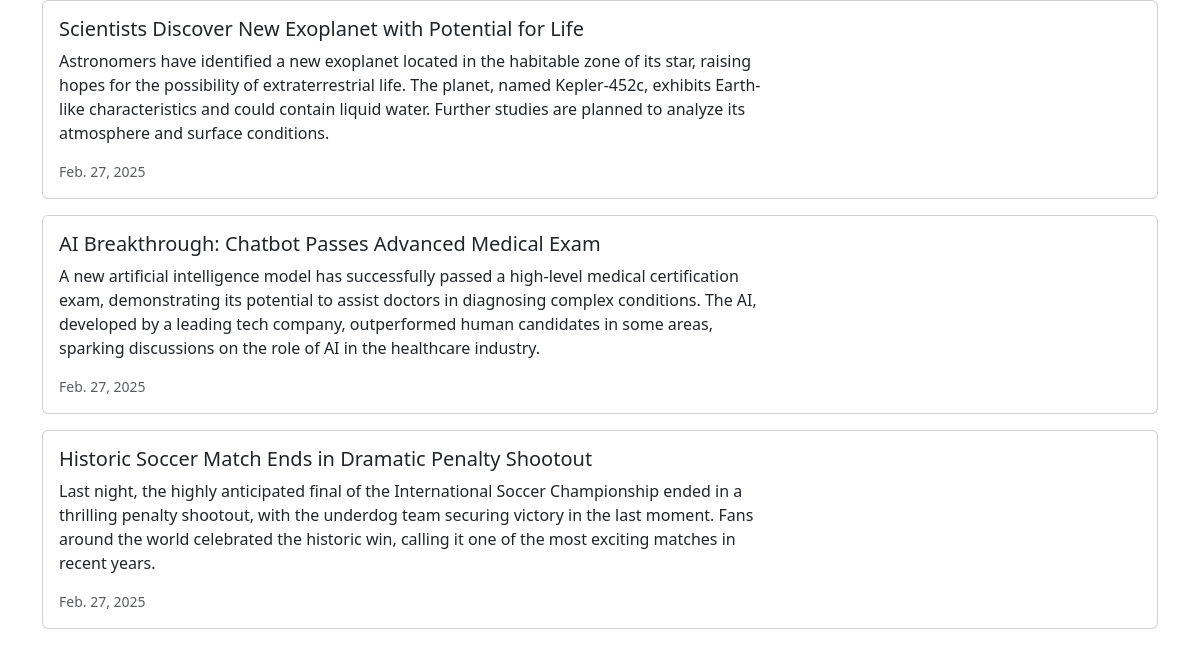
Page /news/ on the committed database.
### news/models.py (models this page shows, shortened)
class News(models.Model):
    headline = models.CharField(max_length=200)
    body = models.TextField()
    date = models.DateField()

### news/views.py (the view)
# urls.py: path('news/', include('news.urls')),
def news(request):
    newss = News.objects.all().order_by('-date')
    return render(request, 'news.html', {'newss': newss})

### news/templates/news.html (shortened to what this page needs)
<head>
    <link href="https://cdn.jsdelivr.net/npm/bootstrap@5.3.3/dist/css/bootstrap.min.css" rel="stylesheet">
</head>
<div class="container">
    {% for news in newss %}
    <div class="card mb-3">
        <div class="row g-0">
            <div class="col-md-8">
                <div class="card-body">
                    <h5 class="card-title">{{ news.headline }}</h5>
                    <p class="card-text">{{ news.body }}</p>
                    <p class="card-text"><small class="text-muted">{{ news.date }}</small></p>
                </div>
            </div>
        </div>
    </div>
    {% endfor %}
</div>

### rows in the picture
News: headline "Scientists Discover New Exoplanet with Potential for Life", body "Astronomers have identified a new exoplanet located in the habitable zone of its star, raising hopes for the possibility of extraterrestrial life. The planet, named Kepler-452c, exhibits Earth-like characteristics and could contain liquid water. Further studies are planned to analyze its atmosphere and surface conditions.", date "Feb. 27, 2025"
News: headline "AI Breakthrough: Chatbot Passes Advanced Medical Exam", body "A new artificial intelligence model has successfully passed a high-level medical certification exam, demonstrating its potential to assist doctors in diagnosing complex conditions. The AI, developed by a leading tech company, outperformed human candidates in some areas, sparking discussions on the role of AI in the healthcare industry.", date "Feb. 27, 2025"
News: headline "Historic Soccer Match Ends in Dramatic Penalty Shootout", body "Last night, the highly anticipated final of the International Soccer Championship ended in a thrilling penalty shootout, with the underdog team securing victory in the last moment. Fans around the world celebrated the historic win, calling it one of the most exciting matches in recent years.", date "Feb. 27, 2025"
